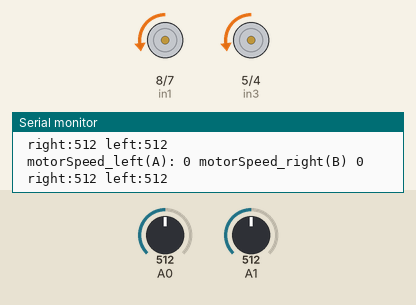
Bench run of a sketch on a simulated Arduino Uno, built with avr-gcc and run on an emulated ATmega328P. Parts: motor-driver pin pairs drawn as motors (green arrow = first pin HIGH = forward, orange = second pin HIGH = backward, longer = more drive, scaled by the enable pin), the last lines printed to the serial monitor. The test bench sets the inputs (shaded band); at power-on: A0 = 512, A1 = 512.

Above: at 12.5 s.
12.6 s: A0 set to 107
At 14.6 s:
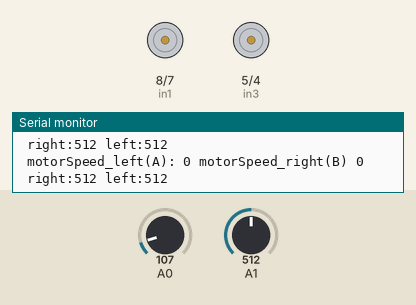
24.6 s: A0 set to 91
37.1 s: A1 set to 111
45.8 s: A1 set to 90
At 46.3 s:
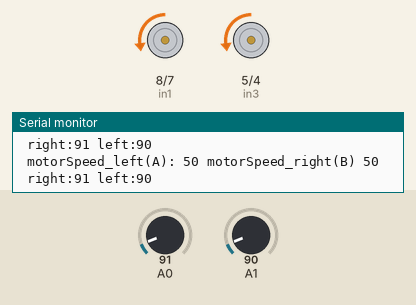
59.8 s: A0 set to 110
At 61.0 s:
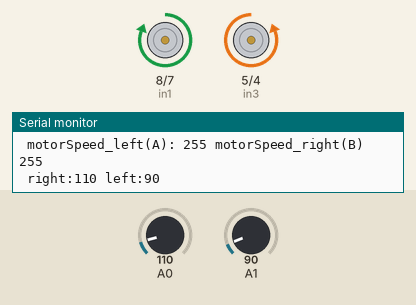
Timing chart, 0 to 62.8 s (numbered marks = the images above; inputs shaded):
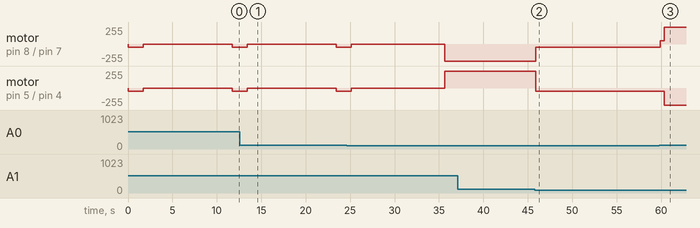

Measured:
- the behaviour switches between 101 and 100 on A1 (found by bisection; images 1 and 2)
- after the input at 45.8 s, motor on pin 8 (in1) / pin 7 (in2): backward 255/255 → backward 50/255 after 0.07 s; motor on pin 5 (in3) / pin 4 (in4): forward 255/255 → backward 50/255 after 0.07 s
- after the input at 59.8 s, motor on pin 8 (in1) / pin 7 (in2): backward 50/255 → forward 50/255 after 0.07 s, → forward 255/255 0.50 s later; motor on pin 5 (in3) / pin 4 (in4): backward 50/255 → backward 255/255 after 0.57 s

The sketch:

2nd_nonPID.ino
```cpp
#include <PWM.h> /// nonpid

#define enA 9  //Motor pulse width modulation pin for (left) wheel
#define in1 8
#define in2 7

#define enB 6 //Motor pulse width modulation pin for (right) wheel
#define in3 5
#define in4 4

//Photoreflector setup
#define Sensor_R A0
#define Sensor_L A1

const int sensor_threshold = 100;                                                                                                                                                                                                                                                                                                                                                                                                                ;  //100>sensor:white
int motorSpeedA = 0;
int motorSpeedB = 0;
const int Max_speed = 50;


int error_value_to_speed = 0;
long right = 0;
long left = 0;

// const double Kp = 1;
// const double Ki = 3;
// const double Kd = 0.2;

void setup()
{
  Serial.begin(9600);


  pinMode(enA, OUTPUT);  //Pin Settings
  pinMode(enB, OUTPUT);
  pinMode(in1, OUTPUT);
  pinMode(in2, OUTPUT);
  pinMode(in3, OUTPUT);
  pinMode(in4, OUTPUT);

}

void loop()
{

  right=analogRead(A0);
  left =analogRead(A1);

  Serial.print(" right:");
  Serial.print(right);
  Serial.print(" left:");
  Serial.println(left);
  Serial.println("\n");

  calc_rotoation();   // sensor feedback control and calibration of motor_speed

  analogWrite(enA, motorSpeedA); // Send PWM signal to motor A
  analogWrite(enB, motorSpeedB); // Send PWM signal to motor B

  Serial.print(" motorSpeed_left(A): ");
  Serial.print(motorSpeedA);
  Serial.print(" motorSpeed_right(B) ");
  Serial.print(motorSpeedB);
  Serial.println("\n\n");

  delay(10); // delay(0.01s)

}

void calc_rotoation()
{
       if (right <= sensor_threshold && left <= sensor_threshold)
 {
     digitalWrite(in1, LOW);
     digitalWrite(in2, HIGH);
     digitalWrite(in3, LOW);
     digitalWrite(in4, HIGH);
    motorSpeedA = Max_speed;  //l
    motorSpeedB = Max_speed;  //r

 }else if (right > sensor_threshold && left < sensor_threshold)     // right curve
 {
      digitalWrite(in3, LOW);
      digitalWrite(in4, HIGH);
      digitalWrite(in1, HIGH);
      digitalWrite(in2, LOW);
      motorSpeedA = 255;  //l
    motorSpeedB = 255;
     delay(500);


 }else if(right < sensor_threshold && left > sensor_threshold)  // left curve
 {
      digitalWrite(in1, LOW);
      digitalWrite(in2, HIGH);
      digitalWrite(in3, HIGH);
      digitalWrite(in4, LOW);
        motorSpeedA = 255;  //l
    motorSpeedB = 255;
     delay(500);

 }else if(right >= sensor_threshold && left >= sensor_threshold)
 {

stop();
 }
}

void stop()
{
   digitalWrite(in1, LOW);
     digitalWrite(in2, HIGH);
     digitalWrite(in3, LOW);
     digitalWrite(in4, HIGH);
    motorSpeedA = 50;  //l
    motorSpeedB = 50;  //r
    analogWrite(enA, motorSpeedA); // Send PWM signal to motor A
  analogWrite(enB, motorSpeedB); // Send PWM signal to motor B
    delay(1700);
    motorSpeedA = 0;  //l
    motorSpeedB = 0;  //
    analogWrite(enA, motorSpeedA); // Send PWM signal to motor A
  analogWrite(enB, motorSpeedB); // Send PWM signal to motor B

    delay(10000);

  }
```
